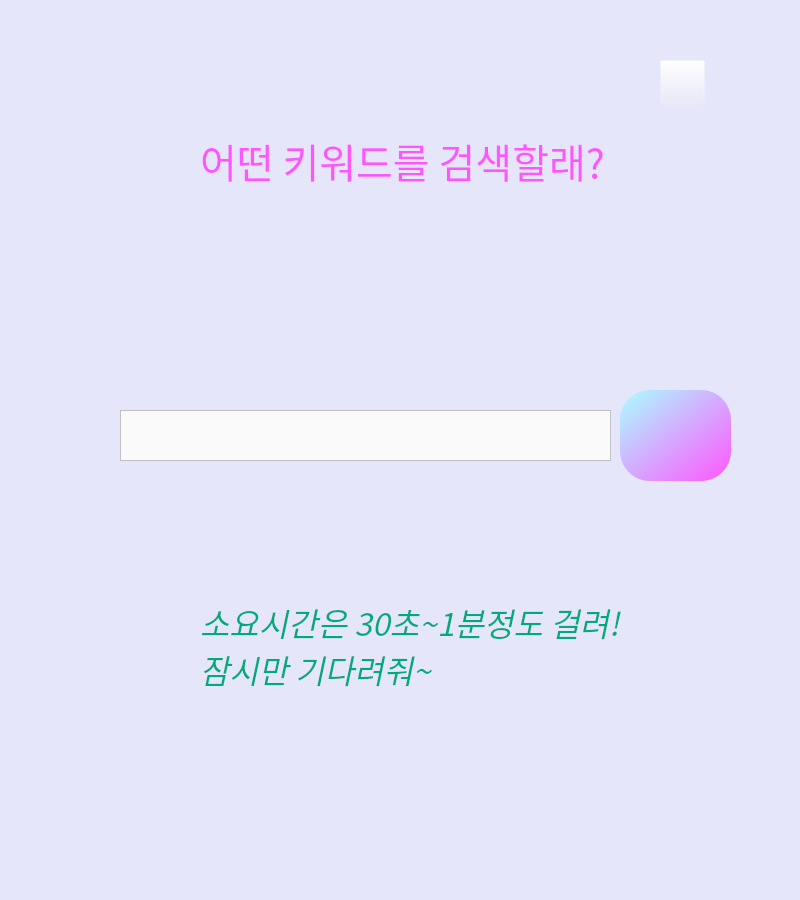
<?xml version="1.0" encoding="UTF-8"?>
<ui version="4.0">
 <class>MainWindow</class>
 <widget class="QMainWindow" name="MainWindow">
  <property name="geometry">
   <rect>
    <x>0</x>
    <y>0</y>
    <width>800</width>
    <height>900</height>
   </rect>
  </property>
  <property name="palette">
   <palette>
    <active>
     <colorrole role="Button">
      <brush brushstyle="SolidPattern">
       <color alpha="255">
        <red>230</red>
        <green>230</green>
        <blue>250</blue>
       </color>
      </brush>
     </colorrole>
     <colorrole role="Base">
      <brush brushstyle="SolidPattern">
       <color alpha="255">
        <red>230</red>
        <green>230</green>
        <blue>250</blue>
       </color>
      </brush>
     </colorrole>
     <colorrole role="Window">
      <brush brushstyle="SolidPattern">
       <color alpha="255">
        <red>230</red>
        <green>230</green>
        <blue>250</blue>
       </color>
      </brush>
     </colorrole>
    </active>
    <inactive>
     <colorrole role="Button">
      <brush brushstyle="SolidPattern">
       <color alpha="255">
        <red>230</red>
        <green>230</green>
        <blue>250</blue>
       </color>
      </brush>
     </colorrole>
     <colorrole role="Base">
      <brush brushstyle="SolidPattern">
       <color alpha="255">
        <red>230</red>
        <green>230</green>
        <blue>250</blue>
       </color>
      </brush>
     </colorrole>
     <colorrole role="Window">
      <brush brushstyle="SolidPattern">
       <color alpha="255">
        <red>230</red>
        <green>230</green>
        <blue>250</blue>
       </color>
      </brush>
     </colorrole>
    </inactive>
    <disabled>
     <colorrole role="Button">
      <brush brushstyle="SolidPattern">
       <color alpha="255">
        <red>230</red>
        <green>230</green>
        <blue>250</blue>
       </color>
      </brush>
     </colorrole>
     <colorrole role="Base">
      <brush brushstyle="SolidPattern">
       <color alpha="255">
        <red>230</red>
        <green>230</green>
        <blue>250</blue>
       </color>
      </brush>
     </colorrole>
     <colorrole role="Window">
      <brush brushstyle="SolidPattern">
       <color alpha="255">
        <red>230</red>
        <green>230</green>
        <blue>250</blue>
       </color>
      </brush>
     </colorrole>
    </disabled>
   </palette>
  </property>
  <property name="windowTitle">
   <string>MainWindow</string>
  </property>
  <property name="styleSheet">
   <string notr="true"> background-color:rgb(230, 230, 250)</string>
  </property>
  <widget class="QWidget" name="centralwidget">
   <widget class="QTextEdit" name="Keyword">
    <property name="geometry">
     <rect>
      <x>120</x>
      <y>410</y>
      <width>491</width>
      <height>51</height>
     </rect>
    </property>
    <property name="styleSheet">
     <string notr="true"> background-color:rgb(250, 250, 250)</string>
    </property>
    <property name="html">
     <string>&lt;!DOCTYPE HTML PUBLIC &quot;-//W3C//DTD HTML 4.0//EN&quot; &quot;http://www.w3.org/TR/REC-html40/strict.dtd&quot;&gt;
&lt;html&gt;&lt;head&gt;&lt;meta name=&quot;qrichtext&quot; content=&quot;1&quot; /&gt;&lt;style type=&quot;text/css&quot;&gt;
p, li { white-space: pre-wrap; }
&lt;/style&gt;&lt;/head&gt;&lt;body style=&quot; font-family:'Gulim'; font-size:9pt; font-weight:400; font-style:normal;&quot;&gt;
&lt;p style=&quot;-qt-paragraph-type:empty; margin-top:0px; margin-bottom:0px; margin-left:0px; margin-right:0px; -qt-block-indent:0; text-indent:0px; font-size:15pt;&quot;&gt;&lt;br /&gt;&lt;/p&gt;&lt;/body&gt;&lt;/html&gt;</string>
    </property>
   </widget>
   <widget class="QLabel" name="label">
    <property name="geometry">
     <rect>
      <x>200</x>
      <y>110</y>
      <width>521</width>
      <height>101</height>
     </rect>
    </property>
    <property name="sizePolicy">
     <sizepolicy hsizetype="Expanding" vsizetype="Expanding">
      <horstretch>0</horstretch>
      <verstretch>0</verstretch>
     </sizepolicy>
    </property>
    <property name="font">
     <font>
      <family>학교안심 은하수 R</family>
      <pointsize>30</pointsize>
     </font>
    </property>
    <property name="styleSheet">
     <string notr="true">background-color: rgba(255, 255, 255, 0);
color: rgb(255, 85, 255);</string>
    </property>
    <property name="text">
     <string>어떤 키워드를 검색할래?</string>
    </property>
   </widget>
   <widget class="QPushButton" name="Sendbtn">
    <property name="geometry">
     <rect>
      <x>620</x>
      <y>390</y>
      <width>111</width>
      <height>91</height>
     </rect>
    </property>
    <property name="sizePolicy">
     <sizepolicy hsizetype="Expanding" vsizetype="Fixed">
      <horstretch>0</horstretch>
      <verstretch>0</verstretch>
     </sizepolicy>
    </property>
    <property name="font">
     <font>
      <family>학교안심 은하수 R</family>
      <pointsize>20</pointsize>
     </font>
    </property>
    <property name="styleSheet">
     <string notr="true">QPushButton{
 color:white; background-color:qlineargradient(spread:pad, x1:0, y1:0, x2:1,y2:1,stop:0 rgba(170,255,255,255),stop:1 rgba(255,85,255,255)); border-radius:30px;
selection-background-color: rgb(255, 85, 0);
}
QPushButton:Hover{

	background-color: rgb(0, 170, 255);

}</string>
    </property>
    <property name="text">
     <string/>
    </property>
    <property name="icon">
     <iconset>
      <normaloff>../images/지팡이 아이콘.png</normaloff>../images/지팡이 아이콘.png</iconset>
    </property>
    <property name="iconSize">
     <size>
      <width>5000</width>
      <height>5000</height>
     </size>
    </property>
    <property name="autoRepeatDelay">
     <number>300</number>
    </property>
   </widget>
   <widget class="QPushButton" name="Homebtn">
    <property name="geometry">
     <rect>
      <x>660</x>
      <y>60</y>
      <width>45</width>
      <height>45</height>
     </rect>
    </property>
    <property name="palette">
     <palette>
      <active>
       <colorrole role="Button">
        <brush brushstyle="SolidPattern">
         <color alpha="0">
          <red>230</red>
          <green>230</green>
          <blue>250</blue>
         </color>
        </brush>
       </colorrole>
       <colorrole role="Base">
        <brush brushstyle="SolidPattern">
         <color alpha="0">
          <red>230</red>
          <green>230</green>
          <blue>250</blue>
         </color>
        </brush>
       </colorrole>
       <colorrole role="Window">
        <brush brushstyle="SolidPattern">
         <color alpha="0">
          <red>230</red>
          <green>230</green>
          <blue>250</blue>
         </color>
        </brush>
       </colorrole>
      </active>
      <inactive>
       <colorrole role="Button">
        <brush brushstyle="SolidPattern">
         <color alpha="0">
          <red>230</red>
          <green>230</green>
          <blue>250</blue>
         </color>
        </brush>
       </colorrole>
       <colorrole role="Base">
        <brush brushstyle="SolidPattern">
         <color alpha="0">
          <red>230</red>
          <green>230</green>
          <blue>250</blue>
         </color>
        </brush>
       </colorrole>
       <colorrole role="Window">
        <brush brushstyle="SolidPattern">
         <color alpha="0">
          <red>230</red>
          <green>230</green>
          <blue>250</blue>
         </color>
        </brush>
       </colorrole>
      </inactive>
      <disabled>
       <colorrole role="Button">
        <brush brushstyle="SolidPattern">
         <color alpha="0">
          <red>230</red>
          <green>230</green>
          <blue>250</blue>
         </color>
        </brush>
       </colorrole>
       <colorrole role="Base">
        <brush brushstyle="SolidPattern">
         <color alpha="0">
          <red>230</red>
          <green>230</green>
          <blue>250</blue>
         </color>
        </brush>
       </colorrole>
       <colorrole role="Window">
        <brush brushstyle="SolidPattern">
         <color alpha="0">
          <red>230</red>
          <green>230</green>
          <blue>250</blue>
         </color>
        </brush>
       </colorrole>
      </disabled>
     </palette>
    </property>
    <property name="autoFillBackground">
     <bool>false</bool>
    </property>
    <property name="styleSheet">
     <string notr="true">
QPushButton{
image: url(../images/home.png);
background-color: rgba(230, 230, 250, 0);
}
QPushButton:Hover{
image: url(../images/home - 복사본.png);

}
</string>
    </property>
    <property name="text">
     <string/>
    </property>
    <property name="iconSize">
     <size>
      <width>45</width>
      <height>45</height>
     </size>
    </property>
   </widget>
   <widget class="QLabel" name="label_2">
    <property name="geometry">
     <rect>
      <x>0</x>
      <y>-51</y>
      <width>811</width>
      <height>1001</height>
     </rect>
    </property>
    <property name="text">
     <string/>
    </property>
    <property name="pixmap">
     <pixmap>../images/istockphoto-1411361051-612x612.jpg</pixmap>
    </property>
    <property name="scaledContents">
     <bool>true</bool>
    </property>
   </widget>
   <widget class="QLabel" name="label_4">
    <property name="geometry">
     <rect>
      <x>110</x>
      <y>560</y>
      <width>611</width>
      <height>211</height>
     </rect>
    </property>
    <property name="styleSheet">
     <string notr="true">background-color: rgba(255, 255, 255, 0);</string>
    </property>
    <property name="text">
     <string/>
    </property>
    <property name="pixmap">
     <pixmap>../images/thought-bubble.png</pixmap>
    </property>
    <property name="scaledContents">
     <bool>true</bool>
    </property>
   </widget>
   <widget class="QLabel" name="label_3">
    <property name="geometry">
     <rect>
      <x>60</x>
      <y>710</y>
      <width>111</width>
      <height>141</height>
     </rect>
    </property>
    <property name="styleSheet">
     <string notr="true">background-color: rgba(255, 255, 255, 0);</string>
    </property>
    <property name="text">
     <string/>
    </property>
    <property name="pixmap">
     <pixmap>../images/L2t7U14VjSSZ9qgvBIkMecP35vPUN7sXMixTmJrh3xoiNkD7BxmeafbEtaOquInLwhia-IEIMdo4iQdt2ai_qg.webp</pixmap>
    </property>
    <property name="scaledContents">
     <bool>true</bool>
    </property>
   </widget>
   <widget class="QLabel" name="label_5">
    <property name="geometry">
     <rect>
      <x>200</x>
      <y>600</y>
      <width>431</width>
      <height>91</height>
     </rect>
    </property>
    <property name="sizePolicy">
     <sizepolicy hsizetype="Expanding" vsizetype="Expanding">
      <horstretch>0</horstretch>
      <verstretch>0</verstretch>
     </sizepolicy>
    </property>
    <property name="font">
     <font>
      <family>학교안심 은하수 R</family>
      <pointsize>24</pointsize>
      <weight>50</weight>
      <italic>true</italic>
      <bold>false</bold>
      <underline>false</underline>
     </font>
    </property>
    <property name="styleSheet">
     <string notr="true">background-color: rgba(255, 255, 255, 0);
color: rgb(0, 170, 127);</string>
    </property>
    <property name="text">
     <string>소요시간은 30초~1분정도 걸려!
잠시만 기다려줘~</string>
    </property>
   </widget>
   <widget class="QLabel" name="label_6">
    <property name="geometry">
     <rect>
      <x>40</x>
      <y>210</y>
      <width>111</width>
      <height>141</height>
     </rect>
    </property>
    <property name="styleSheet">
     <string notr="true">background-color: rgba(255, 255, 255, 0);</string>
    </property>
    <property name="text">
     <string/>
    </property>
    <property name="pixmap">
     <pixmap>../images/omFFLV1q_ffgJ3hZZa-8GPGBKcMyZZt9poxRkobPl8fvxj-fGWq5Vm5PDcxSn2O64LYNjF8cpwOSxcRBKxu6pQ.webp</pixmap>
    </property>
    <property name="scaledContents">
     <bool>true</bool>
    </property>
   </widget>
   <widget class="QLabel" name="label_7">
    <property name="geometry">
     <rect>
      <x>90</x>
      <y>100</y>
      <width>541</width>
      <height>151</height>
     </rect>
    </property>
    <property name="font">
     <font>
      <weight>50</weight>
      <bold>false</bold>
     </font>
    </property>
    <property name="styleSheet">
     <string notr="true">background-color: rgba(255, 255, 255, 0);</string>
    </property>
    <property name="text">
     <string/>
    </property>
    <property name="pixmap">
     <pixmap>../images/thought-bubble.png</pixmap>
    </property>
    <property name="scaledContents">
     <bool>true</bool>
    </property>
   </widget>
   <zorder>label_2</zorder>
   <zorder>Keyword</zorder>
   <zorder>label</zorder>
   <zorder>Sendbtn</zorder>
   <zorder>Homebtn</zorder>
   <zorder>label_4</zorder>
   <zorder>label_3</zorder>
   <zorder>label_5</zorder>
   <zorder>label_6</zorder>
   <zorder>label_7</zorder>
  </widget>
  <widget class="QStatusBar" name="statusbar"/>
 </widget>
 <resources>
  <include location="../images/test.qrc"/>
 </resources>
 <connections/>
</ui>
